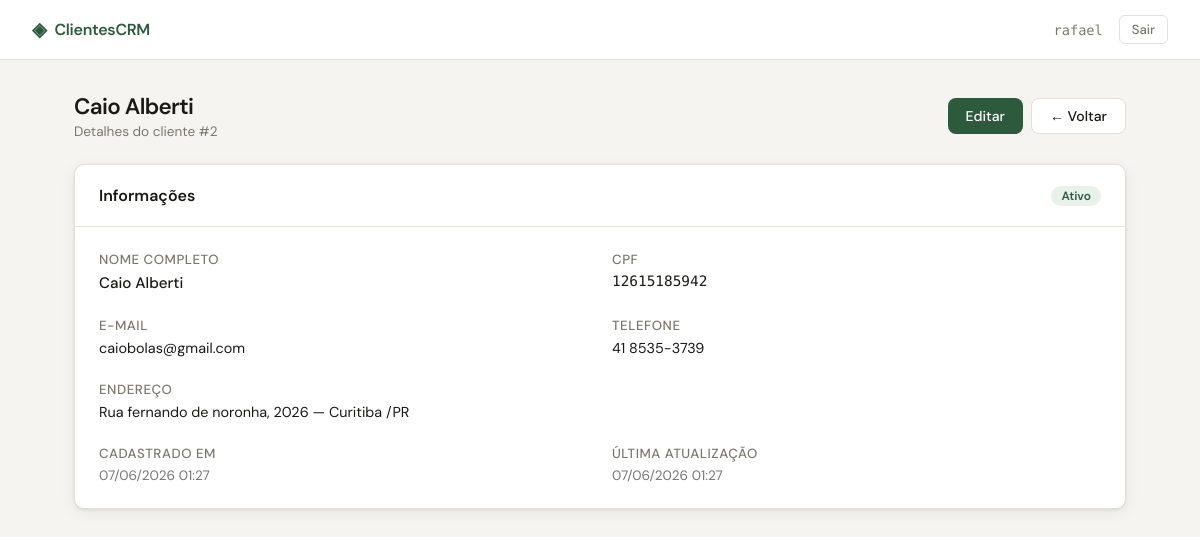
Page /clientes/2/ (signed in) on the committed database.
### clientes/models.py (models this page shows, shortened)
class Cliente(models.Model):
    nome = models.CharField(max_length=200, verbose_name='Nome completo')
    email = models.EmailField(unique=True, verbose_name='E-mail')
    telefone = models.CharField(max_length=20, verbose_name='Telefone')
    cpf = models.CharField(max_length=14, unique=True, verbose_name='CPF')
    endereco = models.CharField(max_length=300, verbose_name='Endereço', blank=True)
    cidade = models.CharField(max_length=100, verbose_name='Cidade', blank=True)
    estado = models.CharField(max_length=2, verbose_name='Estado', blank=True)
    ativo = models.BooleanField(default=True, verbose_name='Ativo')
    criado_em = models.DateTimeField(auto_now_add=True, verbose_name='Criado em')
    atualizado_em = models.DateTimeField(auto_now=True, verbose_name='Atualizado em')
    class Meta:
        verbose_name = 'Cliente'
        verbose_name_plural = 'Clientes'
        ordering = ['nome']

### clientes/views.py (the view)
# urls.py: path('<int:pk>/', views.cliente_detail, name='cliente_detail'),
@login_required
def cliente_detail(request, pk):
    cliente = get_object_or_404(Cliente, pk=pk)
    return render(request, 'clientes/detail.html', {'cliente': cliente})

### templates/clientes/detail.html (shortened to what this page needs)
{% extends 'base.html' %}
{% block content %}
<div class="page-header">
  <div>
    <h1 class="page-title">{{ cliente.nome }}</h1>
    <p class="page-subtitle">Detalhes do cliente #{{ cliente.pk }}</p>
  </div>
  <div style="display:flex; gap:8px;">
    <a href="{% url 'cliente_update' cliente.pk %}" class="btn btn-primary">Editar</a>
    <a href="{% url 'cliente_list' %}" class="btn btn-secondary">← Voltar</a>
  </div>
</div>
<div class="card">
  <div class="card-header">
    <span class="card-title">Informações</span>
    {% if cliente.ativo %}
      <span class="badge badge-green">Ativo</span>
    {% else %}
      <span class="badge badge-gray">Inativo</span>
    {% endif %}
  </div>
  <div class="card-body">
    <div style="display: grid; grid-template-columns: 1fr 1fr; gap: 1.5rem;">
      <div>
        <label>Nome completo</label>
        <p style="font-size: 0.95rem; font-weight: 500;">{{ cliente.nome }}</p>
      </div>
      <div>
        <label>CPF</label>
        <p style="font-family: 'DM Mono', monospace; font-size: 0.9rem;">{{ cliente.cpf }}</p>
      </div>
      <div>
        <label>E-mail</label>
        <p style="font-size: 0.9rem;">{{ cliente.email }}</p>
      </div>
      <div>
        <label>Telefone</label>
        <p style="font-size: 0.9rem;">{{ cliente.telefone }}</p>
      </div>
      {% if cliente.endereco %}
      <div style="grid-column: 1 / -1;">
        <label>Endereço</label>
        <p style="font-size: 0.9rem;">
          {{ cliente.endereco }}
          {% if cliente.cidade %} — {{ cliente.cidade }}{% endif %}
          {% if cliente.estado %}/{{ cliente.estado }}{% endif %}
        </p>
      </div>
      {% endif %}
      <div>
        <label>Cadastrado em</label>
        <p style="font-size: 0.85rem; color: #777;">{{ cliente.criado_em|date:"d/m/Y H:i" }}</p>
      </div>
      <div>
        <label>Última atualização</label>
        <p style="font-size: 0.85rem; color: #777;">{{ cliente.atualizado_em|date:"d/m/Y H:i" }}</p>
      </div>
    </div>
  </div>
</div>
{% endblock %}

### templates/base.html (shortened to what this page needs)
<!DOCTYPE html>
<html lang="pt-br">
<head>
</head>
<body>
  {% if user.is_authenticated %}
  <nav>
    <a class="nav-brand" href="{% url 'cliente_list' %}">
      <span>◈</span> ClientesCRM
    </a>
    <div class="nav-right">
      <span class="nav-user">{{ user.username }}</span>
      <a class="btn-logout" href="{% url 'logout' %}">Sair</a>
    </div>
  </nav>
  {% endif %}
  <main>
    {% block content %}{% endblock %}
  </main>
</body>
</html>

### templates/base.html (style rules this page uses)
*, *::before, *::after { box-sizing: border-box; margin: 0; padding: 0; }
:root { --bg: #f5f4f0; --surface: #ffffff; --border: #e2e0d8; --text: #1a1916; --muted: #7a786e; --accent: #2d5a3d; --accent-light: #e8f2eb; --danger: #c0392b; --danger-light: #fdf0ef; --warning: #d4850a; --radius: 10px; --shadow: 0 1px 3px rgba(0,0,0,0.08), 0 4px 16px rgba(0,0,0,0.06); }
body { font-family: 'DM Sans', sans-serif; background: var(--bg); color: var(--text); min-height: 100vh; }
nav { background: var(--surface); border-bottom: 1px solid var(--border); padding: 0 2rem; display: flex; align-items: center; justify-content: space-between; height: 60px; position: sticky; top: 0; z-index: 100; }
.nav-brand { font-weight: 600; font-size: 1rem; color: var(--accent); letter-spacing: -0.02em; display: flex; align-items: center; gap: 8px; text-decoration: none; }
.nav-brand span { font-size: 1.2rem; }
.nav-right { display: flex; align-items: center; gap: 1rem; }
.nav-user { font-size: 0.85rem; color: var(--muted); font-family: 'DM Mono', monospace; }
.btn-logout { font-family: 'DM Sans', sans-serif; font-size: 0.82rem; font-weight: 500; color: var(--muted); background: none; border: 1px solid var(--border); border-radius: 6px; padding: 5px 12px; cursor: pointer; transition: all 0.15s; text-decoration: none; }
main { max-width: 1100px; margin: 0 auto; padding: 2rem 1.5rem; }
.btn { display: inline-flex; align-items: center; gap: 6px; font-family: 'DM Sans', sans-serif; font-size: 0.88rem; font-weight: 500; padding: 8px 18px; border-radius: 8px; border: none; cursor: pointer; text-decoration: none; transition: all 0.15s; }
.btn-primary { background: var(--accent); color: #fff; }
.btn-secondary { background: var(--surface); color: var(--text); border: 1px solid var(--border); }
label { font-size: 0.83rem; font-weight: 500; color: var(--muted); display: block; margin-bottom: 5px; text-transform: uppercase; letter-spacing: 0.04em; }
.card { background: var(--surface); border: 1px solid var(--border); border-radius: var(--radius); box-shadow: var(--shadow); }
.card-header { padding: 1.25rem 1.5rem; border-bottom: 1px solid var(--border); display: flex; align-items: center; justify-content: space-between; }
.card-body { padding: 1.5rem; }
.card-title { font-weight: 600; font-size: 1rem; }
.badge { display: inline-block; padding: 2px 10px; border-radius: 20px; font-size: 0.75rem; font-weight: 600; }
.badge-green { background: var(--accent-light); color: var(--accent); }
.page-header { display: flex; align-items: center; justify-content: space-between; margin-bottom: 1.5rem; }
.page-title { font-size: 1.4rem; font-weight: 600; letter-spacing: -0.03em; }
.page-subtitle { font-size: 0.85rem; color: var(--muted); margin-top: 2px; }

### rows in the picture
Cliente: nome "Caio Alberti", pk "2", cpf "12615185942", email "caiobolas@gmail.com", telefone "41 8535-3739", endereco "Rua fernando de noronha, 2026", cidade "Curitiba", estado "PR", criado_em "07/06/2026 01:27", atualizado_em "07/06/2026 01:27"

### other values in the picture
{{ user.username }} "rafael"
